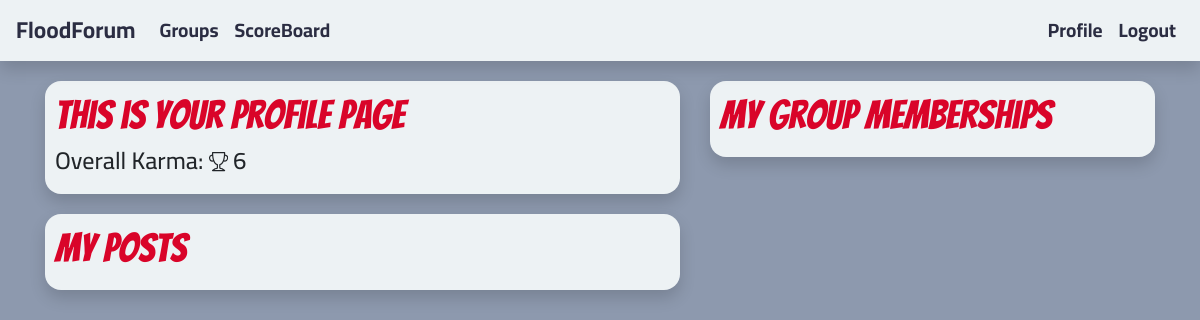
The app's page /accounts/my_profile/ (signed in), older data.
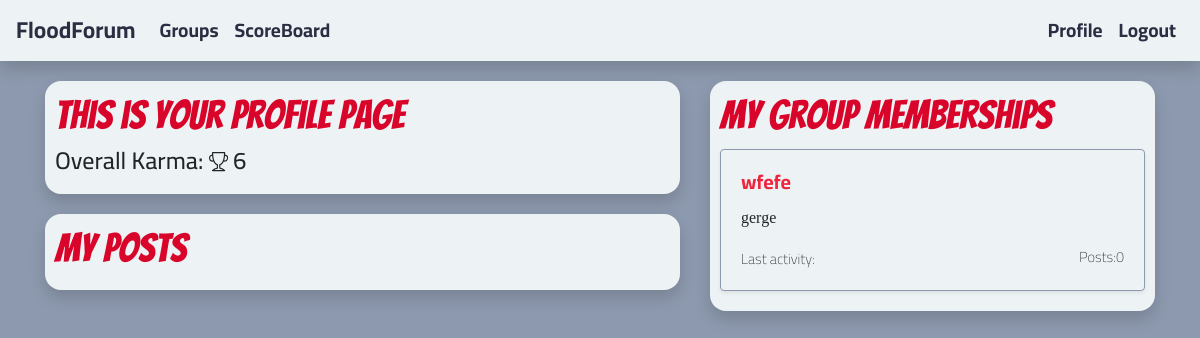
The same page, newer data.
### groups/models.py (models this page shows, shortened)
class Group(models.Model):
    name = models.CharField(max_length = 200, unique = True)
    slug = models.CharField(max_length = 200)
    description = models.TextField(max_length = 1000)
    owner = models.ForeignKey(settings.AUTH_USER_MODEL, related_name = "own_groups", on_delete=models.CASCADE)
    members = models.ManyToManyField(settings.AUTH_USER_MODEL, through = "GroupMembership")

### accounts/views.py (the view)
# urls.py: path('my_profile/', ProfileView.as_view(), name='profile'),
class ProfileView(LoginRequiredMixin, ListView):
    template_name = "profile.html"
    def get_queryset(self):
        try:
            post_author = User.objects.get(username = self.kwargs["username"])
            return Post.objects.filter(author=post_author)
        except:
            return Post.objects.filter(author=self.request.user)
    def get_context_data(self, **kwargs):
        context = super().get_context_data(**kwargs)
        try:
            post_author = User.objects.get(username = self.kwargs["username"])
            context['group_list'] = Group.objects.filter(members = post_author)
            context['karma'] = post_author.userprofileinfo.karma
        except:
            context['group_list'] = Group.objects.filter(members = self.request.user)
            context['karma'] = self.request.user.userprofileinfo.karma
        return context

### accounts/templates/profile.html (shortened to what this page needs)
{% extends "common_base.html" %}
{% block base_top %}
  {% if view.kwargs.username %}
    <h1>This is {{view.kwargs.username}}'s profile page</h1>
  {% else %}
    <h1>This is your profile page</h1>
  {% endif %}
  <h4>Overall Karma:
     {{karma}}
  </h4>
{% endblock base_top %}
{% block base_bottom %}
  {% if view.kwargs.username %}
    <h1>{{view.kwargs.username}}'s posts</h1>
  {% else %}
    <h1>My posts</h1>
  {% endif %}
{% endblock base_bottom %}
{% block base_right %}
  {% if view.kwargs.username %}
    <h1>{{view.kwargs.username}}'s memberships</h1>
  {% else %}
    <h1>My Group memberships</h1>
  {% endif %}
  {% for group in group_list %}
    {% include "_group.html" with group=group %}
  {% endfor %}
{% endblock base_right%}

### groups/templates/groups/_group.html
<div class="card group-item shadow-sm"
     onclick="location.href='{% url "groups:group_detail" group.slug %}'"
     style="cursor: pointer";>
  <div class="card-body">
    <h5 class="card-title group-card-title">{{group.name}}</h5>
    <p class="card-text">{{group.description|truncatechars:30}}</p>
    <span class="font-weight-lighter">Last activity: {{group.group_posts.all.0.created_at}}</span>
    <span class="font-weight-lighter float-right">Posts:{{group.group_posts.all.count}}</span>
  </div>
</div>

Row changes from the older to the newer data that the page shows:
added Group: name "wfefe", description "gerge", group_posts.all.count "0"
